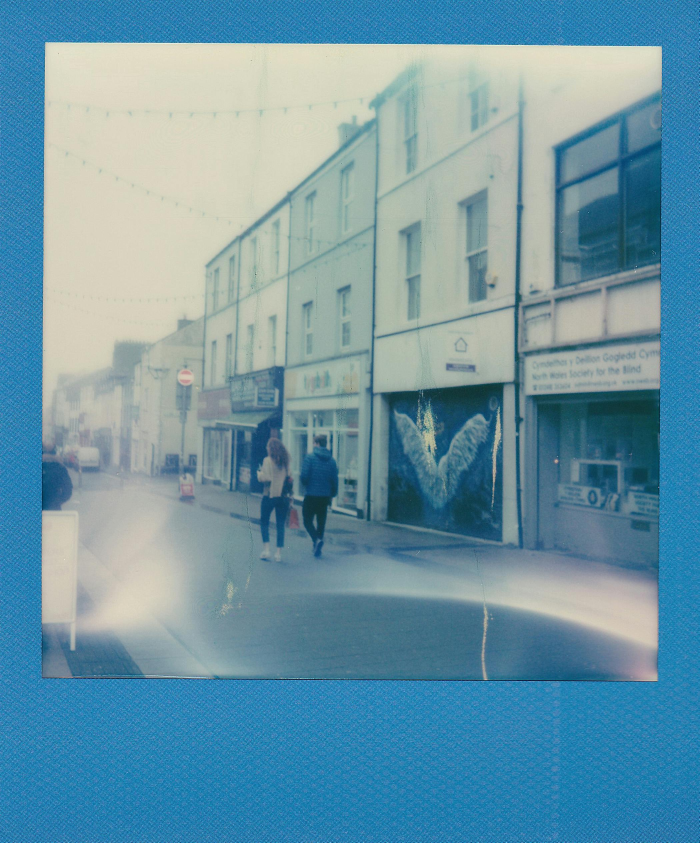
#> input picture input.jpg, 2098 x 2528 px (shown at 1/3 size)
$ python main.py
#> lines starting #> are read from the running program, lines starting #| are printed output that depends on the picture
import cv2
import numpy as np

image = cv2.imread('input.jpg')
#> image is the input picture: shape (2528, 2098, 3); mean B, G, R 166.2, 150.2, 108.1
if image is None:
    print("ERROR OCCURRED")
    exit()


image = cv2.resize(image, (600, 500))
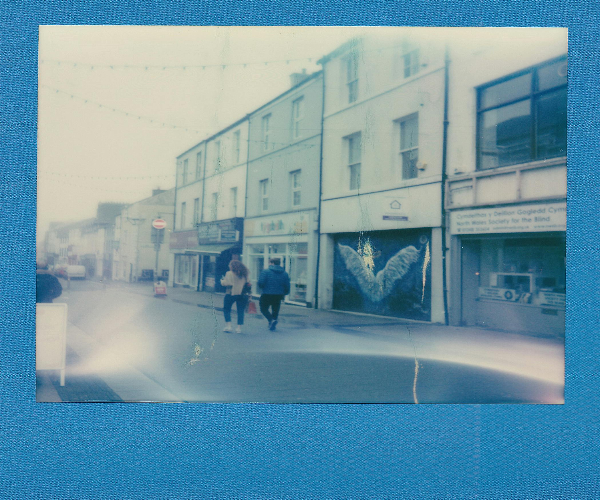
#> image: shape (500, 600, 3); mean B, G, R 166.1, 150.1, 108

gray_conversion = cv2.cvtColor(image, cv2.COLOR_BGR2GRAY)
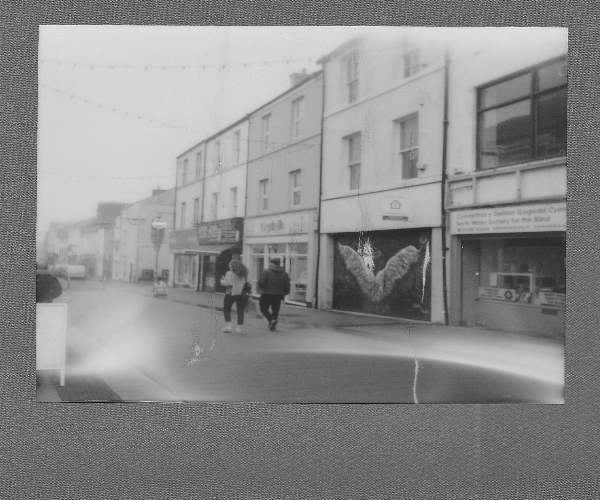
#> gray_conversion: shape (500, 600); min 6, max 251, mean 139.3


blur = cv2.GaussianBlur(gray_conversion, (5, 5), 0)


alpha = 1.8
beta = -0.8
gamma = 0
sharp = cv2.addWeighted(gray_conversion, alpha, blur, beta, gamma)


enhanced = cv2.equalizeHist(sharp)
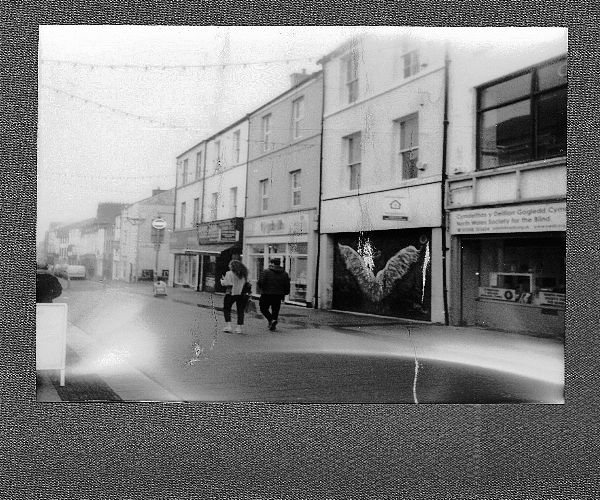
#> enhanced: shape (500, 600); min 0, max 255, mean 128.2

combined = np.hstack((gray_conversion, enhanced))
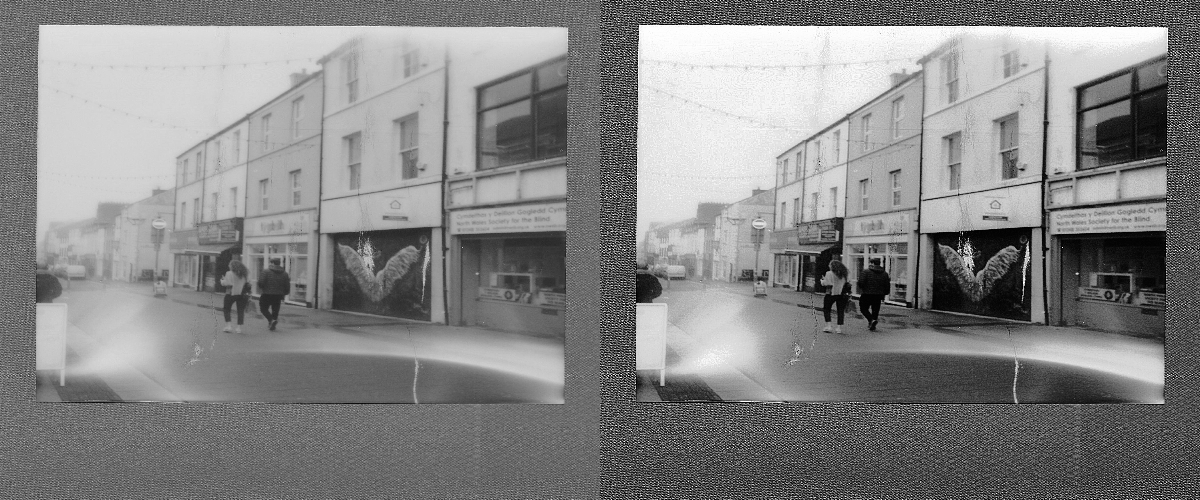
#> combined: shape (500, 1200); min 0, max 255, mean 133.8


cv2.imshow("Original vs Enhanced", combined)
cv2.waitKey(0)
cv2.destroyAllWindows()


cv2.imwrite("output_image.jpg", enhanced)

$ run again, with Original VS Enhanced.png saved as input.jpg
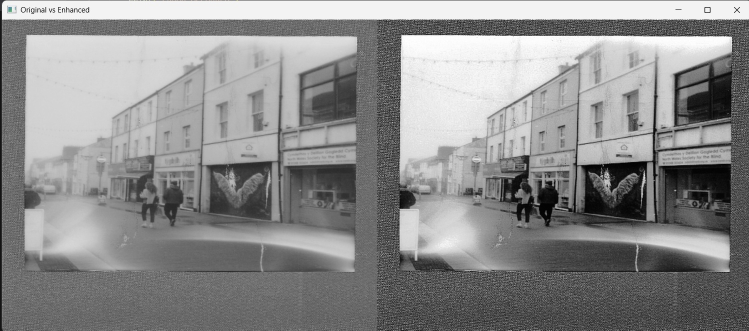
#> input picture Original VS Enhanced.png, 1498 x 661 px (shown at 1/2 size)
#> image is the input picture: shape (661, 1498, 3); mean B, G, R 139.9, 139.9, 139.9
#> image: shape (500, 600, 3)
#> `enhanced = cv2.equalizeHist(sharp)`:
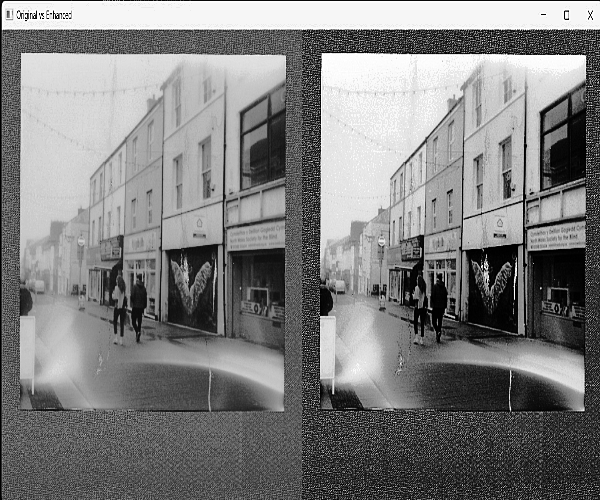
#> enhanced: shape (500, 600); min 0, max 255, mean 127.3
#> `combined = np.hstack((gray_conversion, enhanced))`:
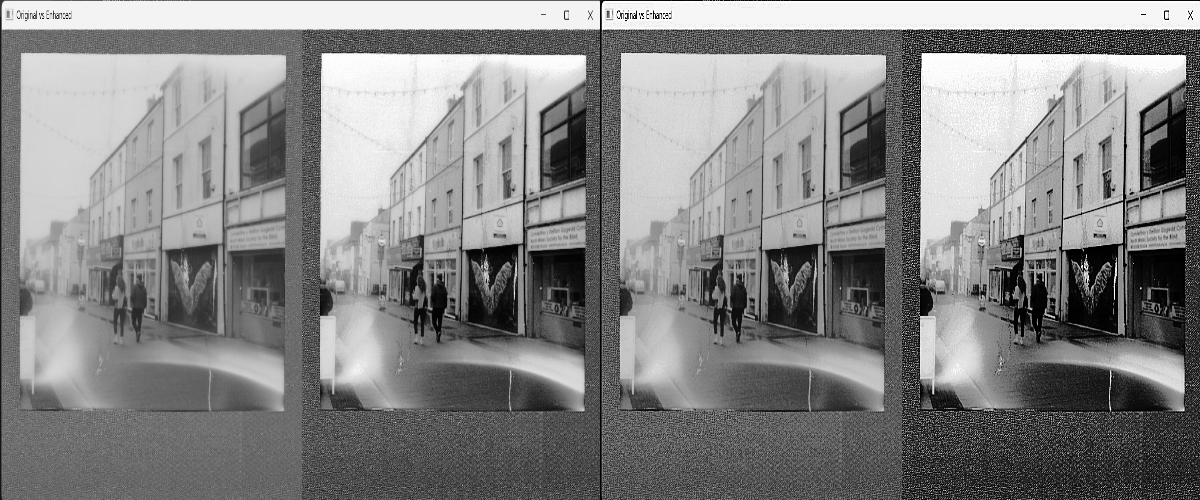
#> combined: shape (500, 1200); min 0, max 255, mean 133.6
